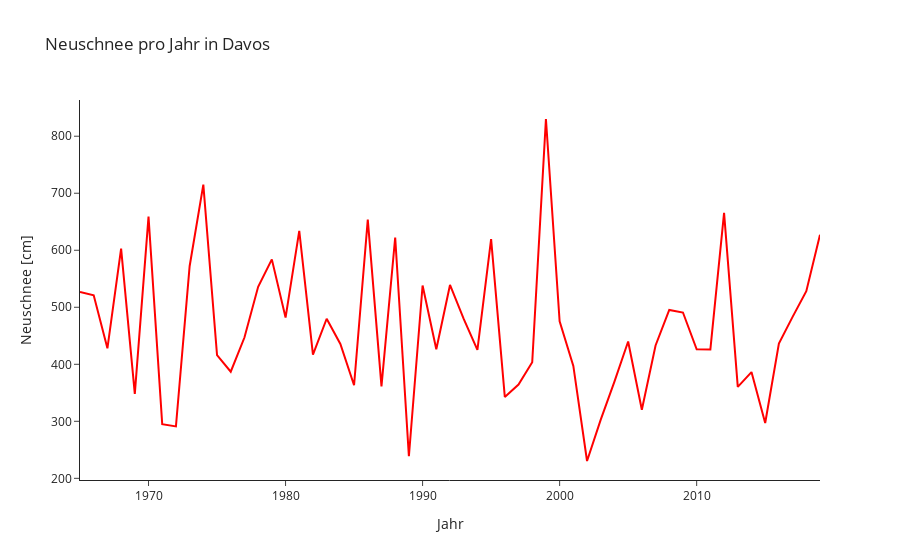

Notebook code for this chart:
### Markdown cell above
# Neuschnee Davos
Meine Grossmutter geht seit vielen Jahren jährlich zum Skifahren nach Davos. Sie behauptet, dass in den letzten Jahren
weniger Schnee hat. Nach dieser Aussage habe ich ein bisschen nachgedacht und mir ist auch aufgefallen, dass es im letzten
Jahr viele Flächen ohne Schnee auf der Piste hatte. Mit der Neugier im Gepäck, habe ich nach passenden Daten gesucht
und diese auf [Swissopendata.ch](https://opendata.swiss/de/dataset/klimadaten-sonnenscheindauer-niederschlag-temperatur-und-neuschnee2)
gefunden.
Das ist der jährliche Neuschnee in Davos.

### Code cell
df = pd.read_csv('Neuschnee.csv')
fig = plot(df, 'Davos')
fig.show()

### Figure 1 — Plotly figure (JSON) as saved in the notebook; plotly's stock layout.template omitted (floating-point values rounded to 4 significant figures)
{"data": [{"line": {"color": "red"}, "name": "Davos", "type": "scatter", "x": [1965, 1966, 1967, 1968, 1969, 1970, 1971, 1972, 1973, 1974, 1975, 1976, 1977, 1978, 1979, 1980, 1981, 1982, 1983, 1984, 1985, 1986, 1987, 1988, 1989, 1990, 1991, 1992, 1993, 1994, 1995, 1996, 1997, 1998, 1999, 2000, 2001, 2002, 2003, 2004, 2005, 2006, 2007, 2008, 2009, 2010, 2011, 2012, 2013, 2014, 2015, 2016, 2017, 2018, 2019], "y": [527.0, 521.0, 428.0, 603.0, 348.0, 659.0, 295.0, 291.0, 572.0, 715.0, 416.0, 387.0, 447.0, 536.0, 584.0, 482.0, 634.0, 416.9, 479.9, 435.7, 363.2, 653.6, 361.3, 622.4, 238.7, 538.2, 426.4, 539.1, 479.6, 425.4, 619.4, 342.8, 364.4, 403.6, 830.2, 475.3, 397.1, 230.4, 303.0, 369.5, 440.0, 320.4, 433.1, 495.4, 490.8, 426.2, 426.0, 665.6, 360.3, 386.3, 297.0, 436.4, 483.2, 528.3, 627.2]}], "layout": {"title": {"text": "Neuschnee pro Jahr in Davos"}, "xaxis": {"title": {"text": "Jahr"}}, "yaxis": {"title": {"text": "Neuschnee [cm]"}}}}
